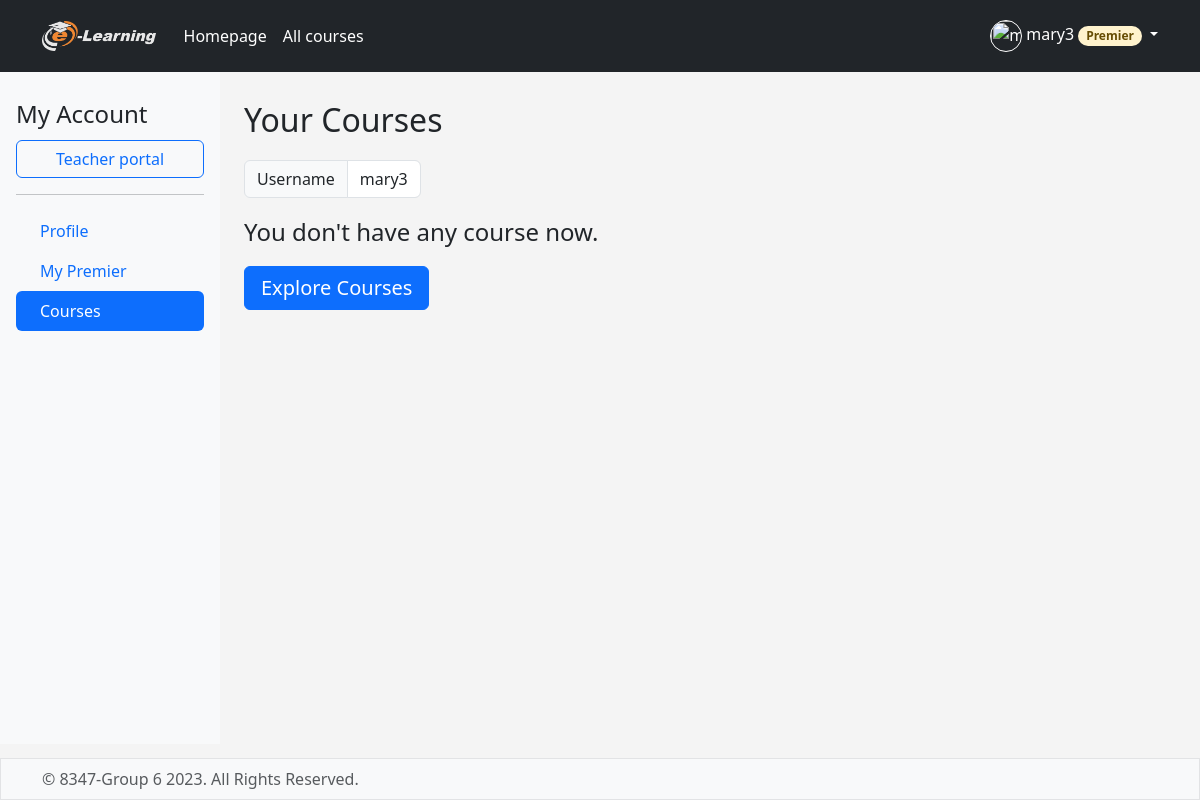
The page /mycourses/ (signed in) on the database as committed earlier.
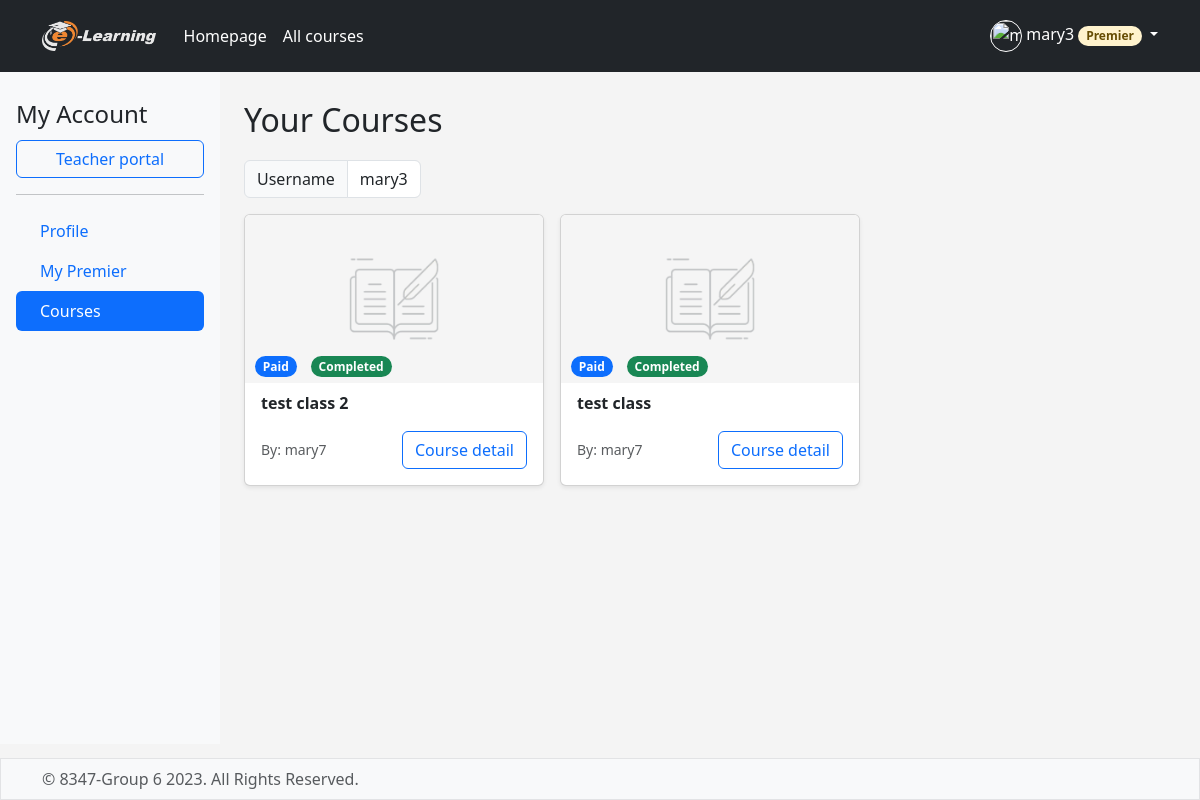
The same page on the database as committed later.
### elearning/models.py (models this page shows, shortened)
class CourseEnrollment(models.Model):
    ENROLLMENT_TYPES = (
        ('Premium', 'Premium'),
        ('Paid', 'Paid'),
    )
    student = models.ForeignKey(Student, on_delete=models.CASCADE)
    course = models.ForeignKey(Course, on_delete=models.CASCADE)
    enrolled_date = models.DateField(auto_now_add=True)
    enrollment_type = models.CharField(max_length=10, choices=ENROLLMENT_TYPES)
    progress = models.IntegerField(default=0)

class Course(models.Model):
    name = models.CharField(max_length=100)
    description = models.TextField(max_length=300,blank=True)
    image = models.ImageField(upload_to=rename_course_cover,default='course_cover/course-default.png')
    teacher = models.ForeignKey(Student, related_name='course_teacher',on_delete=models.CASCADE)
    category = models.ManyToManyField(Category,related_name='course_category')
    price = models.DecimalField(max_digits=5,decimal_places=2)
    allow_premier = models.BooleanField(default=True)
    date_created = models.DateTimeField(auto_now=True)
    is_featured = models.BooleanField(default=False)

### elearning/views.py (the view)
# urls.py: path("mycourses/", views.mycourses, name="mycourses"),
@login_required(login_url='elearning:login')
def mycourses(request):
    student = Student.objects.get(pk=request.user.id)
    enrolled_courses = CourseEnrollment.objects.filter(student=student)
    return render(request,'elearning/mycourses.html',{"enrolled_courses":enrolled_courses})

### elearning/models.py (called while the page is built)
    def __str__(self):
        return self.username

### elearning/templates/elearning/mycourses.html (shortened to what this page needs)
{% extends 'elearning/base.html' %}
{% load bootstrap_icons %}
{% block content %}
    <main class="d-flex flex-nowrap">
        <div class="d-flex flex-column flex-shrink-0 p-3 bg-body-tertiary " style="width: 220px;min-height: 84vh">
            <span class="fs-4 py-2 align-items-center">My Account</span>
            <a href="{% url 'elearning:teacher-portal' %}" class="btn btn-outline-primary fs-6">Teacher portal</a>
            <hr>
            <ul class="nav nav-pills flex-column mb-auto">
                <li class="nav-item align-middle">
                    <a href="{% url 'elearning:profile' %}" class="nav-link align-baseline" aria-current="page">
                        &ensp;Profile
                    </a>
                </li>
                <li class="nav-item  align-middle">
                    <a href="{% url 'elearning:mypremier' %}" class="nav-link align-baseline" aria-current="page">
                        &ensp;My Premier
                    </a>
                </li>
                <li class="nav-item align-middle">
                    <a href="{% url 'elearning:mycourses' %}" class="nav-link active align-baseline" aria-current="page">
                        &ensp;Courses
                    </a>
                </li>
            </ul>
        </div>
        <div class="container p-4" style="overflow-y: auto;height: 100%;">
            <div>
                <Span class="fs-2 mb-3 fw-normal align-self-center">Your Courses&ensp;</Span>
                <div class="input-group mb-3 align-content-center" style="width:fit-content;">
                    <span class="input-group-text ">Username</span>
                    <span type="text" class="form-control" id="username" disabled>{{ user.username }}</span>
                </div>
            </div>
            {% if enrolled_courses %}
                <div class="row row-cols-1 row-cols-sm-2 row-cols-md-3 g-3">
            {% for course in enrolled_courses %}
                <div class="col">
                    <div class="card shadow-sm">
                        <div style="cursor: hand;"
                             onclick="location.href='{% url 'elearning:coursedetail' course.course.id %}'">
                            <div style="position: relative; width: 100%; padding-top: 56.25%;">
                                <img class="bd-placeholder-img card-img-top"
                                     style="position: absolute; top: 0; left: 0; height: 100%; width: 100%;"
                                     src="{{ course.course.image.url }}">
                            </div>
                            {% if course.enrollment_type == 'Premium' %}
                                <span class="badge bg-warning-subtle border border-warning-subtle text-warning-emphasis rounded-pill text-white"
                                      style="width:fit-content;position: relative;bottom: 30px;margin-left: 10px">Premier</span>
                                {% else %}
                                <span class="badge text-bg-primary rounded-pill"
                                      style="width:fit-content;position: relative;bottom: 30px;margin-left: 10px">Paid</span>
                            {% endif %}
                        {% if course.progress %}
                                <span class="badge text-bg-success rounded-pill"
                                      style="width:fit-content;position: relative;bottom: 30px;margin-left: 10px">Completed</span>
                                {% else %}
                                <span class="badge text-bg-info rounded-pill"
                                      style="width:fit-content;position: relative;bottom: 30px;margin-left: 10px">Ongoing</span>
                            {% endif %}
                        </div>
                        <div class="card-body">
                            <p class="fw-bold"
                               style="margin-top:-32px;overflow: hidden;text-overflow: ellipsis; display:-webkit-box;-webkit-line-clamp: 1;-webkit-box-orient: vertical;">{{ course.course.name }}</p>
                            <div class="d-flex justify-content-between align-items-center">
                                <small class="text-body-secondary">By: {{ course.course.teacher }}</small>
                                <button type="button" class="btn btn-outline-primary"
                                        onclick="location.href='{% url 'elearning:coursedetail' course.course.id %}'">Course
                                    detail
                                </button>
                            </div>
                        </div>
                    </div>
                </div>
            {% endfor %}
        </div>
            {% else %}
                <span class="fs-4  align-self-center">You don't have any course now.&ensp;</span>
                <button class="btn fs-5 btn-primary btn px-3 align-self-center" type="button" onclick="location.href='{% url 'elearning:courselist' %}'" >Explore Courses{% bs_icon 'arrow-right-short' size='1.25em' %}</button>
            {% endif %}
        </div>
    </main>
{% endblock %}

### elearning/templates/elearning/base.html (shortened to what this page needs)
{% load static %}
{% load bootstrap5 %}
{% bootstrap_css %}
{% load bootstrap_icons %}
<!DOCTYPE html>
<html lang="en">
<head>
    <link rel="stylesheet" type="text/css" href="{% static 'elearning/bootstrap.min.css' %}"/>
    <link rel="stylesheet" type="text/css" href="{% static 'elearning/sign-in.css' %}"/>
    <link rel="stylesheet" type="text/css" href="{% static 'elearning/carousel.css' %}"/>
    <link rel="stylesheet" type="text/css" href="{% static 'elearning/style.css' %}"/>
</head>
<body class="d-flex " style="display: flex; flex-direction: column;">
<header class="p-3 text-bg-dark bg-dark" >
    <div class="container" >
        <div class="d-flex flex-wrap align-items-center justify-content-center justify-content-lg-start">
            <a href="{% url 'elearning:homepage' %}"
               class="d-flex align-items-center mb-2 mb-lg-0 text-white text-decoration-none"
               style="margin-right: 20px">
                <img src="{% static 'elearning/logo.png' %}" height="30" alt="e-learning logo">
            </a>
            <ul class="nav col-12 col-lg-auto me-lg-auto mb-2 justify-content-center mb-md-0">
                <li><a href="{% url 'elearning:homepage' %}" class="nav-link px-2 text-white">Homepage</a></li>
                <li><a href="{% url 'elearning:courselist' %}" class="nav-link px-2 text-white">All courses</a></li>
            </ul>
            {% if user.is_authenticated %}
                <div class="dropdown">
                    <a href="#" class="d-block link-body-emphasis text-white dropdown-toggle text-decoration-none"
                       data-bs-toggle="dropdown" aria-expanded="false">
                        <img src="{{ request.session.avatar }}" alt="{{ user.username }}" width="32" height="32"
                             style="border: white; border-style: solid; border-width: 1px" class="rounded-circle">
                        {{ user.username }}
                        {% if request.session.is_premier %}
                            <span class="badge bg-warning-subtle text-warning-emphasis rounded-pill">Premier</span>
                        {% endif %}
                    </a>
                </div>
            {% endif %}
        </div>
    </div>
</header>
    {% block content %}{% endblock %}
<footer class="footer mt-auto py-2 bg-body-tertiary" style="border: #e2e3e5; border-style: solid; border-width: 1px">
    <div class="container">
        <span class="text-body-secondary">&copy; 8347-Group 6 2023. All Rights Reserved.</span>
    </div>
</footer>
</body>
</html>

### elearning/static/elearning/sign-in.css (style rules this page uses)
html, body { min-height: 100%; }

### elearning/static/elearning/carousel.css (style rules this page uses)
body { color: rgb(var(--bs-tertiary-color-rgb)); }

### elearning/static/elearning/style.css (style rules this page uses)
body { background-color: #f4f4f4; }

Rows that differ between the two databases and show on the page:
added CourseEnrollment: course.image (placeholder picture), enrollment_type "Paid", progress "Completed", course.name "test class 2", course.teacher "mary7"
added CourseEnrollment: course.image (placeholder picture), enrollment_type "Paid", progress "Completed", course.name "test class", course.teacher "mary7"
Other text that changed with them:
text no longer shown: "You don't have any course now. Explore Courses"
